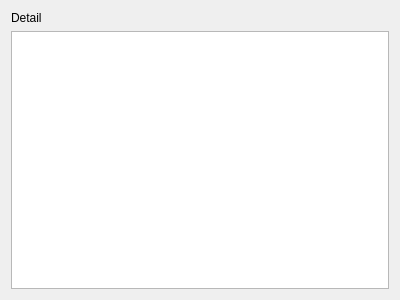
<?xml version="1.0" encoding="UTF-8"?>
<ui version="4.0">
 <class>DictInfoDialog</class>
 <widget class="QDialog" name="DictInfoDialog">
  <property name="geometry">
   <rect>
    <x>0</x>
    <y>0</y>
    <width>400</width>
    <height>300</height>
   </rect>
  </property>
  <property name="minimumSize">
   <size>
    <width>400</width>
    <height>300</height>
   </size>
  </property>
  <property name="maximumSize">
   <size>
    <width>400</width>
    <height>300</height>
   </size>
  </property>
  <property name="windowTitle">
   <string>Dictionary Info</string>
  </property>
  <property name="windowIcon">
   <iconset resource="res.qrc">
    <normaloff>:/images/icon.png</normaloff>:/images/icon.png</iconset>
  </property>
  <layout class="QVBoxLayout" name="verticalLayout">
   <item>
    <widget class="QLabel" name="label">
     <property name="text">
      <string>Detail</string>
     </property>
    </widget>
   </item>
   <item>
    <widget class="QTableWidget" name="tableWidget"/>
   </item>
  </layout>
 </widget>
 <resources>
  <include location="res.qrc"/>
 </resources>
 <connections/>
</ui>
